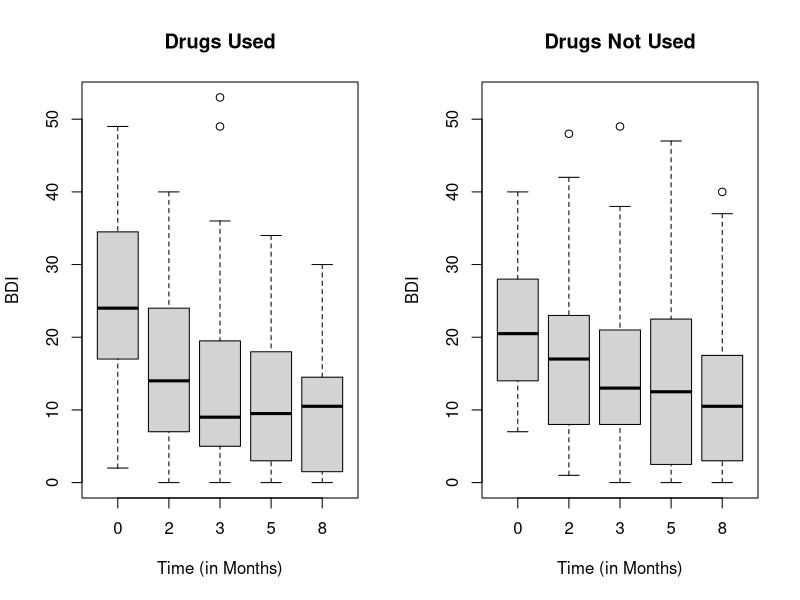
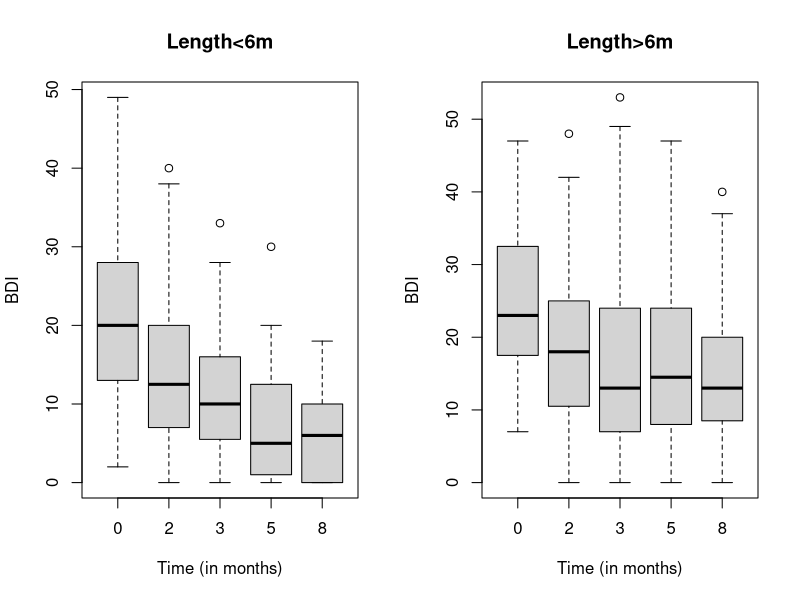
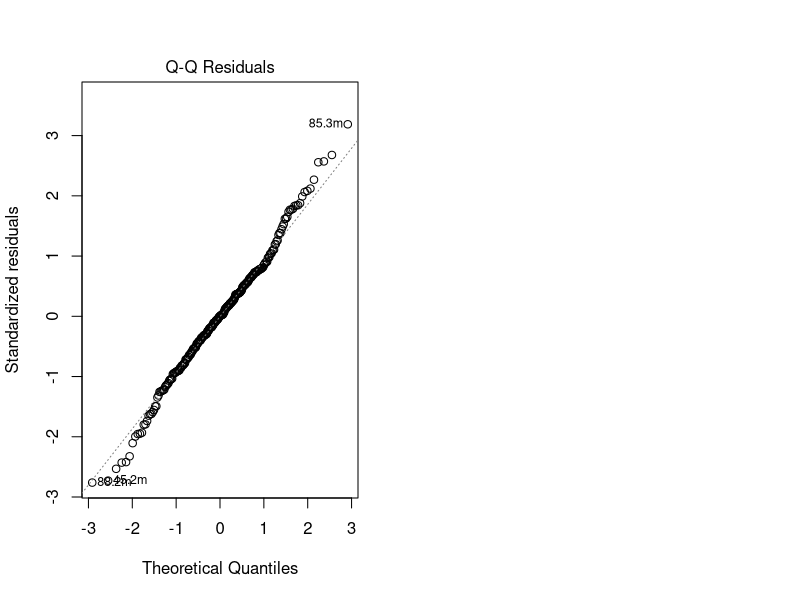
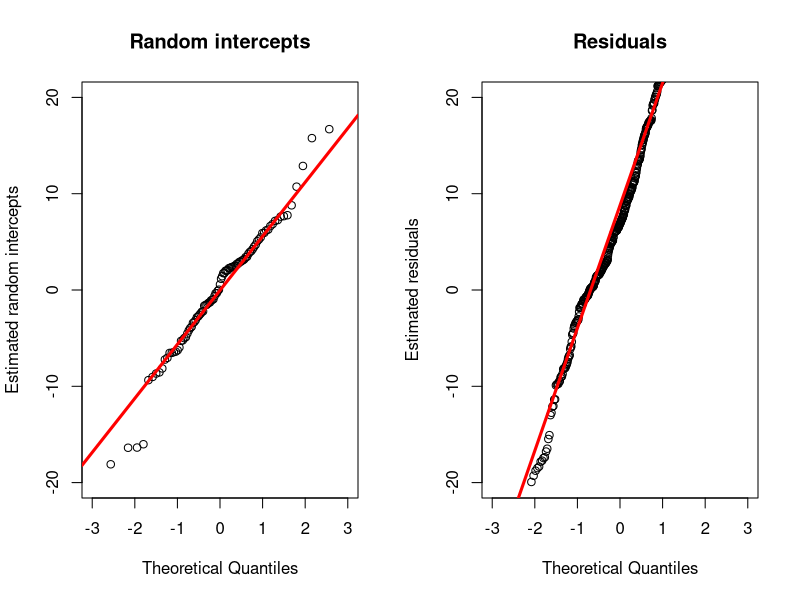
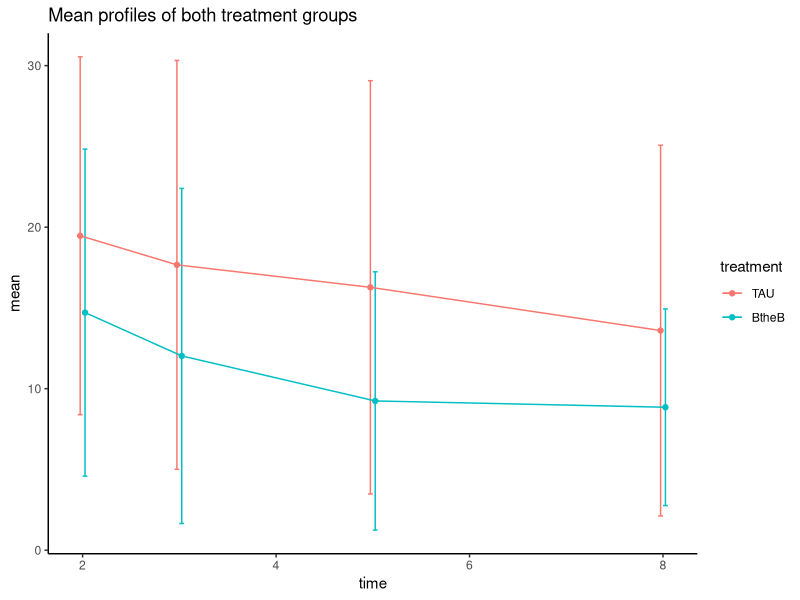
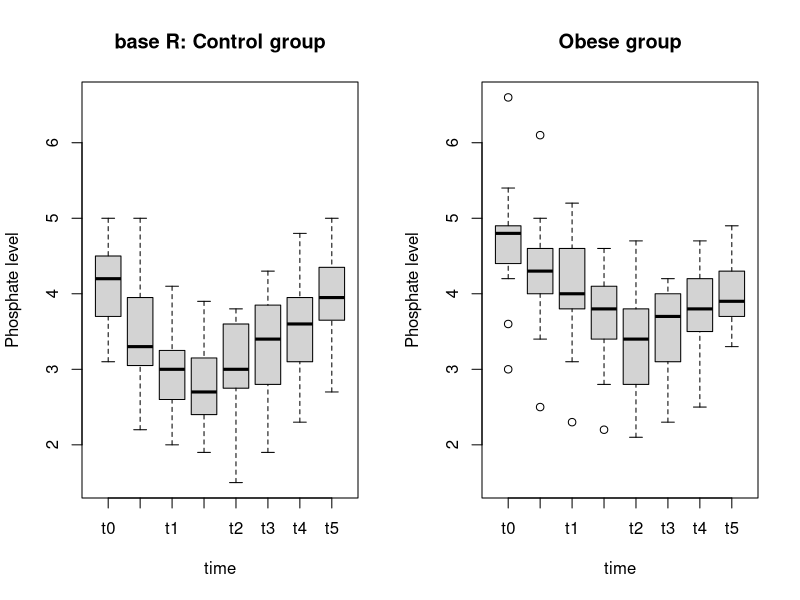
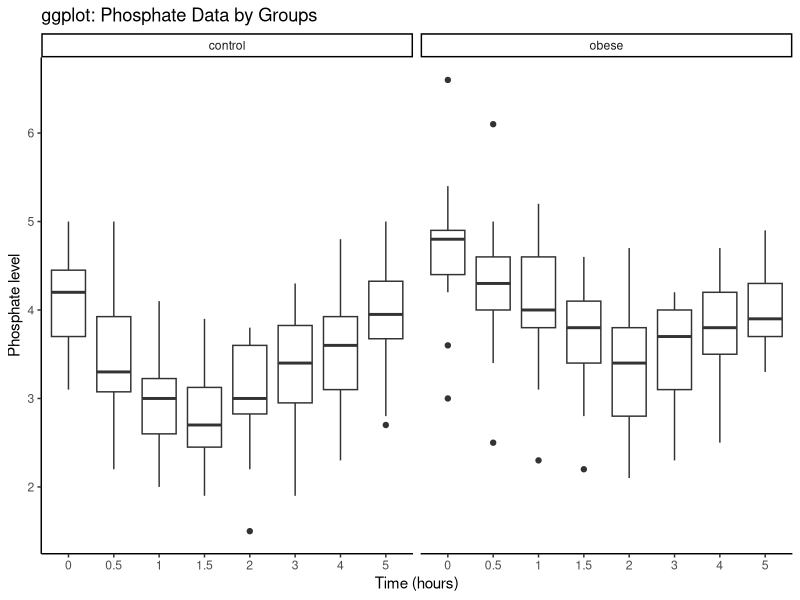
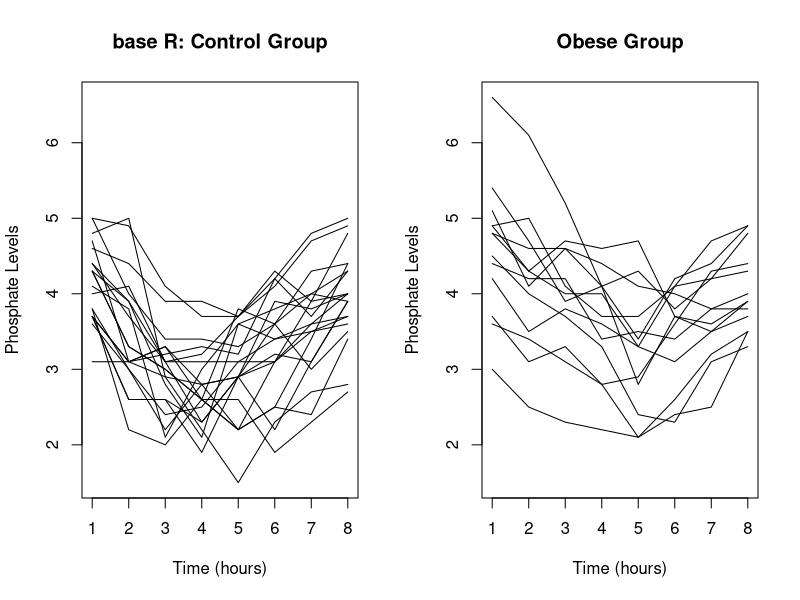

The R source for these figures, in order:
## ---- chunk 1
library("gee")
library("lme4")
library("Matrix")
library("multcomp")
library (HSAUR3)
library(ggplot2)
library(plyr)
library(tidyr)

cat("# 1.a") 

# a. Construct boxplots to compare the factor variable \textbf{drug} in an
# analogous way to how we constructed boxplots in the video for the treatment
# variable. Discuss the results.
data("BtheB")

layout(matrix(1:2, nrow=1))

ylim=range(BtheB[ , grep("bdi", names(BtheB))],
           na.rm=TRUE)

yes=subset(BtheB, drug=="Yes")[ , grep("bdi", names(BtheB))]
boxplot(yes, main="Drugs Used", ylab="BDI",
        xlab="Time (in Months)", names=c(0,2,3,5,8), 
        ylim=ylim)

no=subset(BtheB, drug=="No")[ , grep("bdi", names(BtheB))]
boxplot(no, main="Drugs Not Used", ylab="BDI",
        xlab="Time (in Months)", names=c(0,2,3,5,8), 
        ylim=ylim)


cat("#1.b")
# b. Repeat (a) for the \textbf{length} variable. Discuss the results.

layout(matrix(1:2, nrow = 1))
lengthlow<-subset(BtheB,length=="<6m")[,grep("bdi",names(BtheB))]
boxplot(lengthlow, main ="Length<6m", ylab= "BDI", xlab = "Time (in months)",names=c(0,2,3,5,8))

lengthhigh<-subset(BtheB,length==">6m")[,grep("bdi",names(BtheB))]
boxplot(lengthhigh, main ="Length>6m", ylab= "BDI", xlab = "Time (in months)",names=c(0,2,3,5,8))


cat("#1.c")
# c. Use the \textit{lm} function to fit a model to the Beat the Blues
# data that assumes that the repeated measurements are independent.
# Compare the results to those from fitting the random intercept model
# \textit{BtheB\_lmer1} from the video.

BtheB$subject=factor(rownames(BtheB))
nobs=nrow(BtheB)
cat("Let change the data in wide format")
BtheB_long=reshape(BtheB, idvar = "subject",
                   varying = c("bdi.2m", "bdi.3m", "bdi.5m", "bdi.8m"),
                   direction = "long")
BtheB_long$time=rep(c(2, 3, 5, 8), rep(nobs, 4))


BtheB_lm=lm(bdi ~ bdi.pre + time + treatment + drug + 
              length, data=BtheB_long, na.action=na.omit)

summary(BtheB_lm)

BtheB_lmer1=lmer(bdi ~ bdi.pre + time + treatment + drug +
                   length + (1 | subject), data=BtheB_long,
                 REML=FALSE, na.action=na.omit)

cftest(BtheB_lmer1)

cat("Comparison of lm and lmer")
anova(BtheB_lmer1,BtheB_lm)


cat("We can plot the residuals from Linear model")
plot(BtheB_lm, which=2)
# Assumptions for Mixed-model

residuals <- function(object, obs) obs-predict(object) 
cat("We can also plot the residuals from linear mixed-model")
layout(matrix(1:2, ncol = 2))
qint <- ranef(BtheB_lmer1)$subject[["(Intercept)"]]
qres <- residuals(BtheB_lmer1,BtheB_long$bdi.pre)
qqnorm(qint, ylab = "Estimated random intercepts",
     xlim = c(-3, 3), ylim = c(-20, 20),
     main = "Random intercepts")
qqline(qint, col="red", lwd=3)
qqnorm(qres, xlim = c(-3, 3), ylim = c(-20, 20),
     ylab = "Estimated residuals",
     main = "Residuals")
qqline(qres, col="red", lwd=3)



cat("#1.d")
# d. Investigate and discuss whether there is any evidence of an interaction
# between treatment and time for the Beat the Blues data.

cat("Testing fitted linear model with lm")
BtheB_lm2=lm(bdi ~ bdi.pre + time + treatment + drug +
                   length + time*treatment + subject, 
                 data=BtheB_long, REML=FALSE, na.action=na.omit)
summary(BtheB_lm2)

cat("Testing fitted linear mixed-model with lmer subject as a random effect")
BtheB_lmer2=lmer(bdi ~ bdi.pre + time + treatment + drug +
                   length + time*treatment + (1 | subject), 
                 data=BtheB_long, REML=FALSE, na.action=na.omit)

cftest(BtheB_lmer2)

cat("#1.e")
# e. Construct a plot of the mean profiles of both treatment groups in the Beat
# the Blues data, showing also standard deviation bars at each time point.

data_sum=ddply(BtheB_long, c("time", "treatment"), summarise, 
            N=sum(!is.na(bdi)),
            mean=mean(bdi, na.rm=TRUE),
            sd=sd(bdi, na.rm=TRUE),
            se=sd/sqrt(N))

pd <- position_dodge(0.1)

ggplot(data_sum, aes(x=time, y=mean, colour=treatment)) +
  geom_errorbar(aes(ymin=mean-sd, ymax=mean+sd), width=0.1, position=pd) +
  geom_line(position=pd) +
  geom_point(position=pd) + 
  theme_classic() +
  labs(title = "Mean profiles of both treatment groups")



## ---- chunk 2
data("phosphate", package = "HSAUR3")
library(lme4)
library(Matrix)
library(multcomp)
attach(phosphate)
par(mfrow = c(1,2))
ylim <-range(phosphate[,-1], na.rm = TRUE)
cat("#2.a")
# a. Construct boxplots by group and discuss. 
boxplot(phosphate[group == "control", -1], 
        xlab = "time", ylab = "Phosphate level",
        main = "base R: Control group", ylim = ylim)
boxplot(phosphate[group == "obese",-1],
        xlab = "time", ylab = "Phosphate level",
        main = "Obese group", ylim = ylim)

# ggplot version:

phosphate %>%
  gather(time,phosphate_level, 2:9) %>%
  mutate(time = factor(gsub(time,pattern="[[:alpha:]]",replacement=''))) %>%
ggplot(aes(x=time,y=phosphate_level)) +
  geom_boxplot() +
  facet_grid(.~group) +
  labs(title='ggplot: Phosphate Data by Groups',
       x='Time (hours)',
       y='Phosphate level') +
  theme_classic()

cat("#2.b")
# b. Produce separate plots of the profiles of the individuals in each group
layout(matrix(1:2, nrow=1))

rg=range(phosphate[ ,-1])
plot(c(1, 8), c(rg), type="n", xlab="Time (hours)", 
     ylab="Phosphate Levels", main="base R: Control Group")
for(i in 1:sum(phosphate$group=="control")){
  lines(1:8, phosphate[i, -1])
}

plot(c(1, 8), c(rg), type="n", xlab="Time (hours)", 
     ylab="Phosphate Levels", main="Obese Group")
for(i in 1:sum(phosphate$group=="obese")){
  lines(1:8, phosphate[nrow(phosphate)-i, -1])
}


phosphate_t <- phosphate
phosphate_t$subject <- factor(rownames(phosphate_t))

phosphate_t %>%
  gather(time,phosphate_level, 2:9) %>%
  mutate(time = factor(gsub(time,pattern="[[:alpha:]]",replacement=''))) %>%
ggplot(aes(x=time,y=phosphate_level)) +
  geom_line(aes(group=subject,color=subject),size=1) +
  facet_grid(.~group) +
  labs(title='ggplot: Phosphate by group',
       x='Time (in hours)',
       y='Phosphate Level') +
  theme_classic()

cat("#2.d") 
#d. Convert the data to long version and fit the model of your choice and
#discuss the results.
data(phosphate)
ph=phosphate
ph$subject=as.factor(rownames(ph))
##LOng form
a=ph[,c(3:9)]

ph_long=reshape(ph,idvar="subject",v.names="p_level",
                varying=list(names(a)),direction="long")

timer=seq(1:7)
timer[1]=0.5
timer[2]=1
timer[3]=1.5
for(i in 4:7){
  timer[i]=i-2}

for(i in 1:7){
  for(j in 1:33){
    ph_long[(33*(i-1)+j),4]=timer[i]
  }
}

ph_non_inter=lmer(p_level~time+group+t0+(1|subject),data=ph_long,
                  REML=FALSE,na.actio=na.omit)

ph_inter=lmer(p_level~time+group+t0+time*group+(1|subject),
              data=ph_long,REML=FALSE,na.actio=na.omit)

ph_cept_slope=lmer(p_level~time+group+t0+
                     (time|subject),
              data=ph_long,REML=FALSE,na.actio=na.omit)

ph_cept_slope_inter=lmer(p_level~time+group+t0+time*group+
                           (time|subject),
                         data=ph_long,REML=FALSE,na.actio=na.omit)

print(summary(ph_cept_slope_inter))
print(cftest(ph_cept_slope_inter))
anova(ph_inter,ph_non_inter,ph_cept_slope,ph_cept_slope_inter)

pred=predict(ph_cept_slope_inter)
MSE=mean((pred-ph_long$p_level)^2)
message("Mean Squared Error: ",MSE)
message("Mean Phosphate Level: ",mean(ph_long$p_level))
